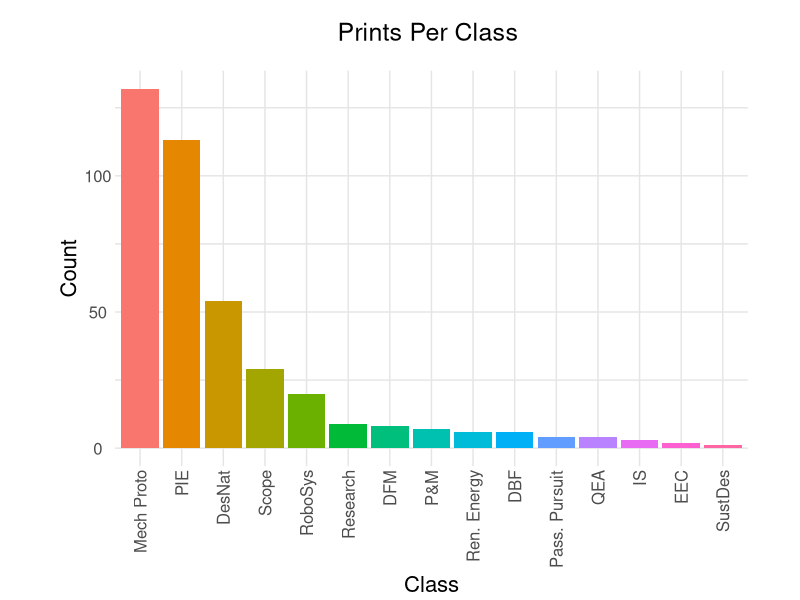
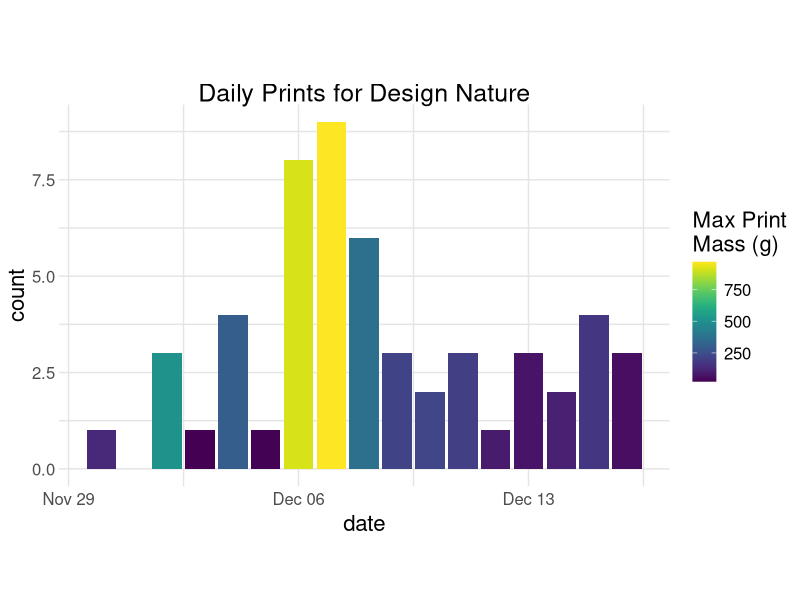
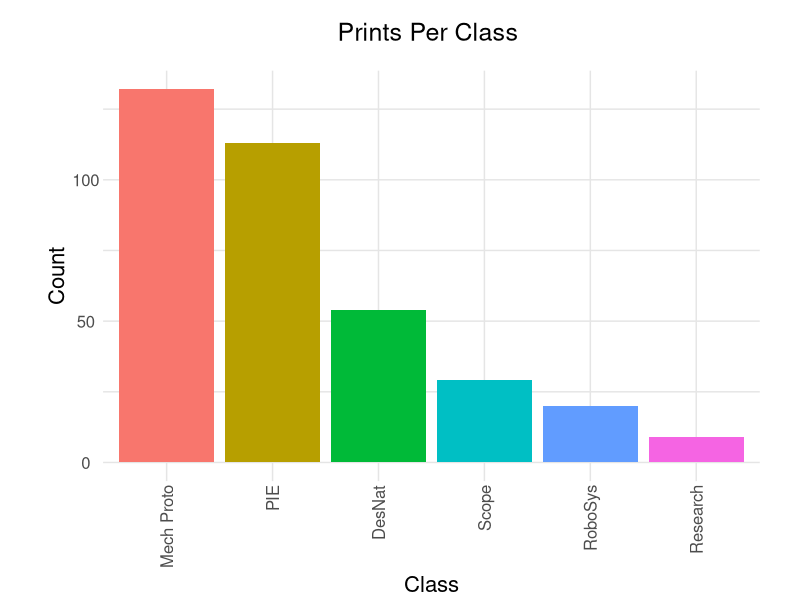
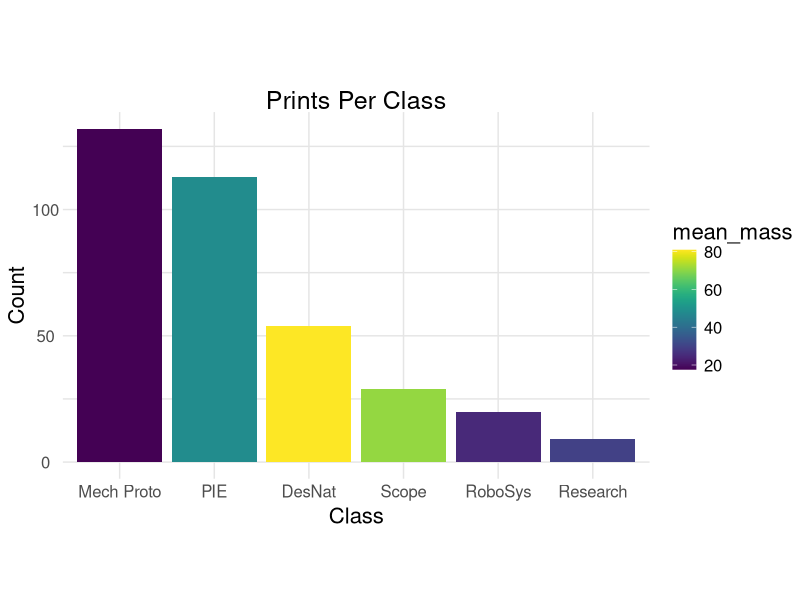
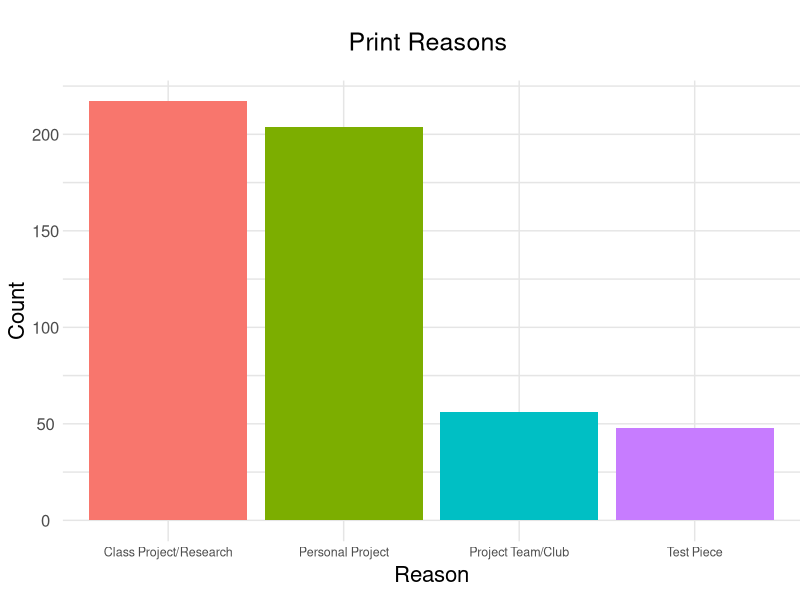
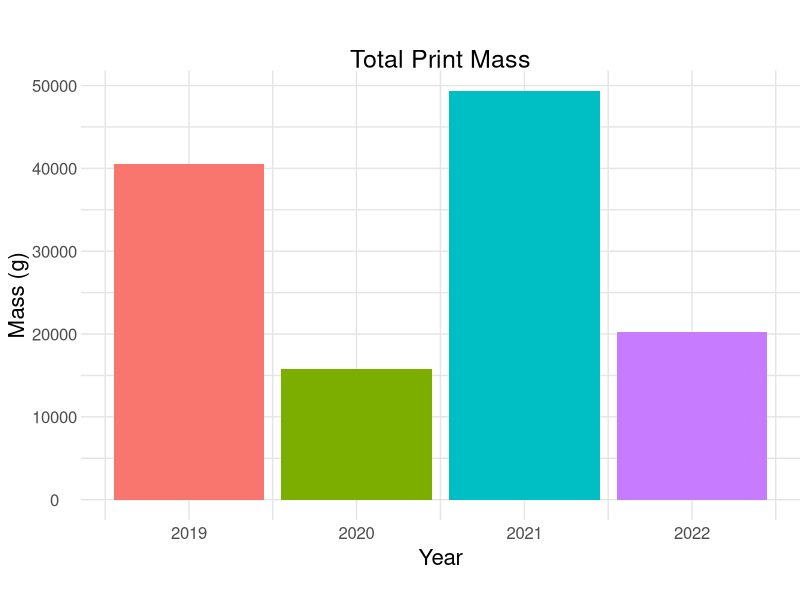
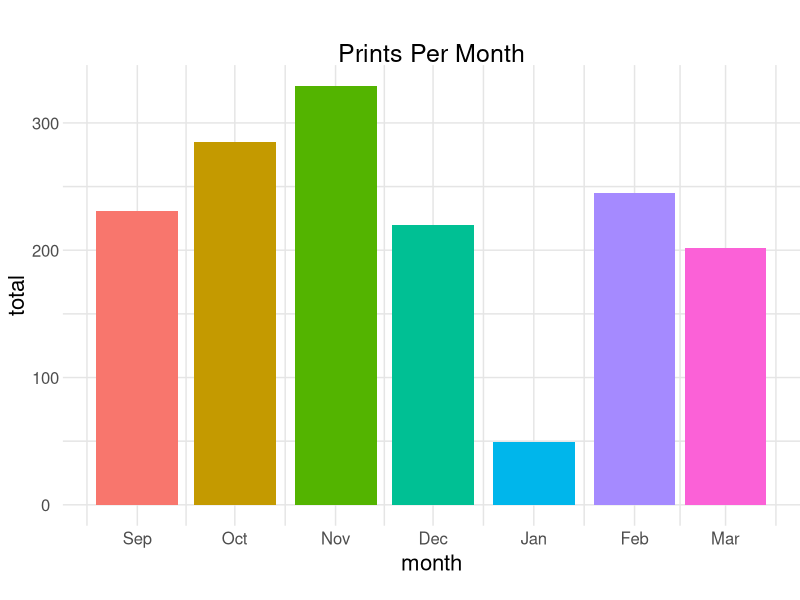
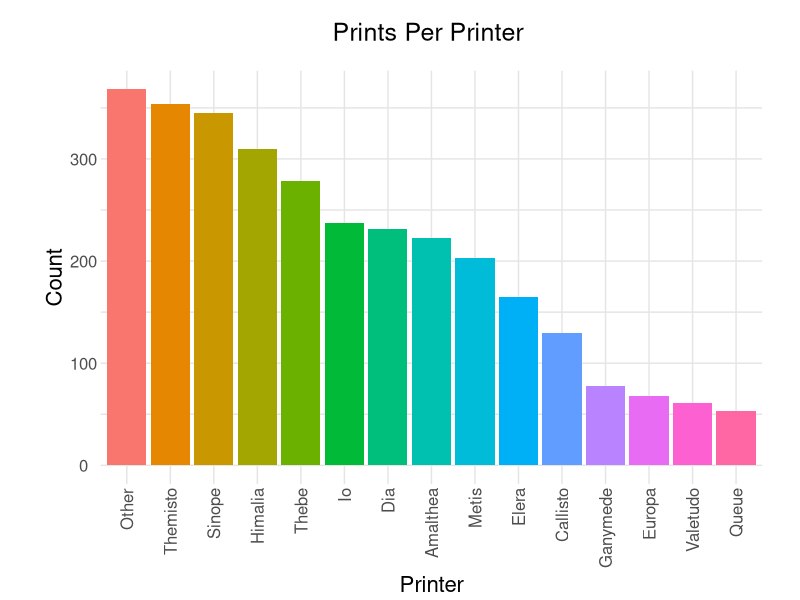

Write R code to recreate these figures, in order.
## ---- chunk 1
knitr::opts_chunk$set(echo = TRUE)
library(tidyverse)
library(lubridate)
library(chron)
library(viridis)
## ---- chunk 2
theme_common <- function() {
  theme_minimal() %+replace%
  theme(
    axis.text.x = element_text(size = 12),
    axis.text.y = element_text(size = 12),
    axis.title.x = element_text(margin = margin(4, 4, 4, 4), size = 16),
    axis.title.y = element_text(margin = margin(4, 4, 4, 4), size = 16, angle = 90),
    legend.title = element_text(size = 16),
    legend.text = element_text(size = 12),
    strip.text.x = element_text(size = 12),
    strip.text.y = element_text(size = 12),
    panel.grid.major = element_line(color = "grey90"),
    panel.grid.minor = element_line(color = "grey90"),
    aspect.ratio = 10/16,
    plot.margin = unit(c(t = +0.5, b = +0, r = +0, l = +0), "cm"),
    plot.title = element_text(size = 18),
    # plot.title.position = "plot",
    plot.subtitle = element_text(size = 16),
    plot.caption = element_text(size = 12)
  )
}
## ---- chunk 3
df_curr_raw <- read_csv(file = "data/3d_curr.csv")
df_old_raw <- read_csv(file = "data/3d_old.csv")
## ---- chunk 4
df_both_raw <-
  bind_rows(df_curr_raw,df_old_raw)


df_both <- 
  df_both_raw %>% 
  mutate(
    print_mass = str_extract(print_mass_grams, "\\d+"), # extract just mass from print mass
    class = tolower(class), #make class lowercase
    printer = tolower(printer)
  ) %>% 
  #separate into date and time
  separate(timestamp, c("date", "time"), sep = " ", remove = FALSE) %>% 
  transform(
    date = as.Date(date),
    time = chron(time = time),
    print_mass = as.numeric(print_mass)
  )

printers <- c("Himalia", "Elera", "Ganymede", "Callisto", "Thebe", "Themisto",
              "Io", "Metis", "Sinope", "Dia", "Europa", "Queue", 
              "Valetudo", "Amalthea", NA)

df_both <-
  df_both %>% 
  mutate (
    printer = str_replace(printer, "hima.*", "Himalia"),
    printer = str_replace(printer, "elar.*", "Elera"),
    printer = str_replace(printer, "gany.*", "Ganymede"),
    printer = str_replace(printer, "themi.*", "Themisto"),
    printer = str_replace(printer, "cal.*", "Callisto"),
    printer = str_replace(printer, "theb.*", "Thebe"),
    printer = str_replace(printer, "io.*", "Io"),
    printer = str_replace(printer, "met.*", "Metis"),
    printer = str_replace(printer, "sin.*", "Sinope"),
    printer = str_replace(printer, "dia.*", "Dia"),
    printer = str_replace(printer, "euro.*", "Europa"),
    printer = str_replace(printer, ".*que.*", "Queue"),
    printer = str_replace(printer, "val.*", "Valetudo"),
    printer = str_replace(printer, ".*thea.*", "Amalthea"),
    printer = ifelse(printer %in% printers, printer, "Other")
  )

#unique(df_curr$class)

# Standardize each class to ensure pie/principles of integrated engineering are the same/pieeeeeee are the same
df_both <-
  df_both %>% 
  mutate (
    class = str_replace(class, "Desnat|desnT|DesNat|dednat|Des Nat|ddesnat|desnat|desNat|Design Nature", "DesNat"),
    class = str_replace(class, "passion.*", "Pass. Pursuit"),
    class = str_replace(class, "pie.*", "PIE"),
    class = str_replace(class, "dfm|.*manufact.*", "DFM"),
    class = str_replace(class, ".*scope.*", "Scope"),
    class = str_replace(class, ".*indep.*|is.*", "IS"),
    class = str_replace(class, ".*renewable.*", "Ren. Energy"),
    class = str_replace(class, ".*eec.*", "EEC"),
    class = str_replace(class, ".*proto.*", "Mech Proto"),
    class = str_replace(class, ".*qea.*", "QEA"),
    class = str_replace(class, ".*research.*|.*lair.*", "Research"),
    class = str_replace(class, ".*market.*|p&.*|p[[:space:]]&.*", "P&M"),
    class = str_replace(class, ".*sust.*", "SustDes"),
    class = str_replace(class, ".*robos.*", "RoboSys"),
    class = str_replace(class, ".*dbf.*|design[[:space:]]bu.*", "DBF"),
    class = factor(
      class,
      levels = c("Pass. Pursuit", "PIE", "DFM", "Scope", "IS", "DesNat", "Ren. Energy", "EEC", "Mech Proto", "QEA", "Research", "P&M", "SustDes", 
        "RoboSys", "DBF")
    ),
   reason_print = str_replace(reason_print, "Class Project", "Class Project/Research"), #combine since Class Project/Research was created in middle of survey
   reason_print = factor(
     reason_print,
     levels = c("Class Project/Research", "Personal Project", "Project Team/Club", "Test Piece")
   )
  )

## ---- chunk 5

#TOTAL PRINTS FOR ALL CLASSES
df_both %>% 
  group_by(class) %>% 
  summarize(
    num_class = length(class)
  ) %>% 
  filter(
    !is.na(class)
  ) %>% 
  mutate(
    class = reorder(class, -num_class)
  ) %>%
  ggplot(aes(x = class, y = num_class, fill = class)) +
  geom_col(show.legend = FALSE) +
  theme_common() +
  theme(axis.text.x = element_text(angle = 90, hjust = 1)) +
  labs(
    title = "Prints Per Class \n",
    x = "Class",
    y = "Count"
  )

#DAILY PRINTS FOR A SPECIFIC CLASS
df_both %>%
  filter(class == "DesNat") %>% #can change to any class
  group_by(date) %>%
  mutate(
    num_per_date = length(date),
    mass_per_date = sum(print_mass, na.rm = TRUE)
  ) %>%
  ggplot(aes(x = date, fill = mass_per_date, group = interaction(date, mass_per_date))) +
  geom_bar() +
  scale_fill_viridis(name = "Max Print \nMass (g)") +
  ggtitle("Daily Prints for Design Nature") +
  theme_common()

#PRINTS PER CLASS
df_both %>% 
  group_by(class) %>% 
  summarize(
    num_class = length(class)
  ) %>% 
  filter(
    !is.na(class)
  ) %>% 
  mutate(
    class = reorder(class, -num_class)
  ) %>%
  top_n(n = 6, num_class) %>% 
  ggplot(aes(x = class, y = num_class, fill = class)) +
  geom_col(show.legend = FALSE) +
  #geom_text(aes(label = num_class), size = 3.5, vjust = -.2, colour = "black") +
  theme_common() +
  theme(axis.text.x = element_text(angle = 90, hjust = 1)) +
  labs(
    title = "Prints Per Class \n",
    x = "Class",
    y = "Count"
  ) 

#PRINTS PER CLASS WITH FILL
df_both %>% 
  group_by(class) %>% 
  summarize(
    num_class = length(class),
    mean_mass = mean(print_mass, na.rm = TRUE)
  ) %>% 
  filter(
    !is.na(class)
  ) %>% 
  top_n(6, num_class) %>% 
  ggplot(aes(x = reorder(class, -num_class), y = num_class, fill = mean_mass)) +
  geom_col() +
  theme(axis.text.x = element_text(angle = 90, hjust = 1)) +
  xlab("Class") +
  ylab("Count") +
  scale_fill_viridis() +
  ggtitle("Prints Per Class") +
  theme_common()
## ---- chunk 6
#REASON FOR PRINT
df_both %>% 
  count(reason_print) %>% 
  filter(!is.na(reason_print)) %>%
  mutate(
    reason_print = reorder(reason_print, -n)
  ) %>%
  ggplot(aes(x = reason_print, y = n, fill = reason_print)) +
  geom_col(show.legend = FALSE) +
  theme_common() +
  # theme(axis.text.x = element_text(angle = 90, hjust = 1)) +
  theme(axis.text.x = element_text(size = 9)) +
  labs(
    title = "Print Reasons \n",
    x = "Reason",
    y = "Count"
  )

#TOTAL MASS PER YEAR
df_both %>% 
  group_by(year = lubridate::floor_date(date, "year")) %>% 
  summarize(
    total = sum(print_mass, na.rm = TRUE)
    #year = factor(year, levels = c("2019-01-01", "2020-01-01", "2021-01-01", "2022-01-01"))
  ) %>% 
  separate(year, c("year1", "year2"), sep = 4:5, remove = FALSE) %>% 
  ggplot(aes(x = year, y = total, fill = year1)) +
  geom_col(show.legend = FALSE) +
  theme_common() +
  xlab("Year") +
  ylab("Mass (g)") +
  ggtitle("Total Print Mass")

#PRINTS PER MONTH
df_both %>% 
  filter(date > as.Date("2021-09-01")) %>% 
  group_by(month = lubridate::floor_date(date, "month")) %>% 
  summarize(
    mean_mass = mean(print_mass, na.rm = TRUE),
    median_mass = median(print_mass, na.rm = TRUE),
    max_mass = max(print_mass, na.rm = TRUE),
    total = length(month)
  ) %>% 
  ggplot(aes(x = month, y = total, fill = factor(month))) +
  geom_col(show.legend = FALSE) +
  theme_common() +
  ggtitle("Prints Per Month") +
    scale_x_date(date_labels="%b",date_breaks  ="1 month")
## ---- chunk 7
df_both %>% 
  group_by(printer) %>% 
  summarize(
    num_printer = length(printer)
  ) %>% 
  filter(
    !is.na(printer)
  ) %>% 
  mutate(
    printer = reorder(printer, -num_printer)
  ) %>%
  ggplot(aes(x = printer, y = num_printer, fill = printer)) +
  geom_col(show.legend = FALSE) +
  theme_common() +
  theme(axis.text.x = element_text(angle = 90, hjust = 1)) +
  labs(
    title = "Prints Per Printer \n",
    x = "Printer",
    y = "Count"
  )
## ---- chunk 8
#PRINTES BY TIME OF DAY
df_both %>%
  mutate(
    time=hms(as.character(time)),
    time = hour(time)
  ) %>%
  group_by(time) %>%
  summarize(
    num_print = length(time)
  ) %>%
  ggplot(aes(x = time, y = num_print)) +
  # geom_histogram(aes(x=time),binwidth = 1)
  # geom_line() +
  # geom_point() +
  geom_ribbon(aes(ymax = num_print, ymin = 0), fill = "#00BFC4") +
  scale_x_continuous(breaks = c(0, 4, 8, 12, 16, 20, 24)) +
  theme_common() +
  # theme(axis.text.x = element_text(angle = 90, hjust = 1)) +
  labs(
    title = "Prints by Time of Day \n",
    x = "Day of Week",
    y = "Count"
  )

#PRINTS BY DAY OF WEEK
df_both %>%
  mutate(
    # day = hms(as.character(time)),
    day = wday(date),
    dayname = wday(date, label = TRUE)
  ) %>%
  group_by(day, dayname) %>%
  summarize(
    num_print = length(day)
  ) %>%
  ggplot(aes(x = day, y = num_print)) +
  # geom_histogram(aes(x=time),binwidth = 1)
  # geom_line() +
  # geom_point() +
  geom_ribbon(aes(ymax = num_print, ymin = 0), fill = "#00BFC4") +
  scale_x_continuous(breaks = c(1,2,3,4,5,6,7),
                     labels = c("Sun", "Mon", "Tue", "Wed", "Thu", "Fri", "Sat")) +
  theme_common() +
  # theme(axis.text.x = element_text(angle = 90, hjust = 1)) +
  labs(
    title = "Prints by Day of Week \n",
    x = "Day of Week",
    y = "Count"
  )

#PRINTS BY MONTH
df_both %>%
  mutate(
    # day = hms(as.character(time)),
    month = month(date),
  ) %>%
  group_by(month) %>%
  summarize(
    num_print = length(month)
  ) %>%
  ggplot(aes(x = month, y = num_print)) +
  # geom_histogram(aes(x=time),binwidth = 1)
  # geom_line() +
  # geom_point() +
  geom_ribbon(aes(ymax = num_print, ymin = 0), fill = "#00BFC4") +
  scale_x_continuous(
    breaks = c(1,2,3,4,5,6,7,8,9,10,11,12),
    labels = c("Jan", "Feb", "Mar", "Apr", "May", "Jun", "Jul", "Aug", "Sep", "Oct", "Nov", "Dec")
  ) +
  theme_common() +
  # theme(axis.text.x = element_text(angle = 90, hjust = 1)) +
  labs(
    title = "Prints by Month \n",
    x = "Month",
    y = "Count"
  )
## ---- chunk 9
# TOTAL MASS PER MONTH
df_both %>% 
  group_by(month = lubridate::floor_date(date, "month")) %>% 
  summarize(mass_per_month = sum(print_mass, na.rm = TRUE)) %>%   
  mutate(
    month_12 = month(month),
    month_12 = factor(
       month_12,
       levels = c("1", "2", "3", "4", "5", "6", "7", "8", "9", "10", "11", "12")
     ) 
  ) %>% 
  ggplot(aes(x = month, y = mass_per_month, fill = month_12)) +
  geom_col() +
  scale_fill_discrete(name = "Month", labels = c("Jan", "Feb", "March", "April", "May", "June", "July", "Aug", "Sept", "Oct", "Nov", "Dec")) +
  theme_common() +
  xlab("Month") +
  ylab("Mass Per Month") +
  ggtitle("Total Mass Per Month")

# MEAN MASS PER MONTH
df_both %>% 
  group_by(month = lubridate::floor_date(date, "month")) %>% 
  summarize(
    mean_mass = mean(print_mass, na.rm = TRUE),
    median_mass = median(print_mass, na.rm = TRUE),
    max_mass = max(print_mass, na.rm = TRUE)
  ) %>% 
   mutate(
    month_12 = month(month),
    month_12 = factor(
       month_12,
       levels = c("1", "2", "3", "4", "5", "6", "7", "8", "9", "10", "11", "12")
     ) 
  ) %>%
  ggplot(aes(x = month, y = mean_mass, fill = month_12)) +
  geom_col() +
  geom_hline(yintercept = 40.1, linetype = "dashed") +
  scale_fill_discrete(name = "Month", labels = c("Jan", "Feb", "March", "April", "May", "June", "July", "Aug", "Sept", "Oct", "Nov", "Dec"))

#MAX MASS PER MONTH
df_both %>% 
  group_by(month = lubridate::floor_date(date, "month")) %>% 
  summarize(
    mean_mass = mean(print_mass, na.rm = TRUE),
    median_mass = median(print_mass, na.rm = TRUE),
    max_mass = max(print_mass, na.rm = TRUE)
  ) %>% 
   mutate(
    month_12 = month(month),
    month_12 = factor(
       month_12,
       levels = c("1", "2", "3", "4", "5", "6", "7", "8", "9", "10", "11", "12")
     ) 
  ) %>%
  ggplot(aes(x = month, y = max_mass, fill = month_12)) +
  geom_col() +
  scale_fill_discrete(name = "Month", labels = c("Jan", "Feb", "March", "April", "May", "June", "July", "Aug", "Sept", "Oct", "Nov", "Dec"))
## ---- chunk 10
#JAN- DEC
df_both %>%
  group_by(date) %>% 
  summarize(
    num_per_date = length(date)
  ) %>%
  complete(date = seq.Date(ymd("2019-01-01"), ymd("2022-12-31"), by="day")) %>%
  # https://blog.exploratory.io/populating-missing-dates-with-complete-and-fill-functions-in-r-and-exploratory-79f2a321e6b5
  mutate(
    num_per_date = ifelse(is.na(num_per_date), 0, num_per_date)
  ) %>%
  mutate(
    # day = hms(as.character(time)),
    day = yday(date),
    year = as.character(year(date))
  ) %>% 
  ggplot(aes(x = day, y = num_per_date, color = year)) +
  geom_line(alpha = 0.2) +
  geom_smooth(method = "loess", span = 0.2, size = 1, se = FALSE) +
  scale_x_continuous(
    breaks = c(1,32,60,91,121,152,182,213,243,274,304,335),
    labels = c("Jan", "Feb", "Mar", "Apr", "May", "Jun", "Jul", "Aug", "Sep", "Oct", "Nov", "Dec")
  ) +
  # geom_segment(aes(date,num_per_date,xend=date,yend=0), size=0.01, alpha = 0.2) +
  # geom_point(alpha = 0.1) +
  theme_common() +
  # theme(axis.text.x = element_text(angle = 90, hjust = 1)) +
  # theme(axis.text.x = element_text(size = 9)) +
  labs(
    title = "Daily Prints by Day of Year \n",
    x = "Date",
    y = "Count"
  )

#SCHOOL YEAR
df_both %>% 
  group_by(date) %>% 
  summarize(
    num_per_date = length(date)
  ) %>%
  complete(date = seq.Date(ymd("2019-01-01"), ymd("2022-12-31"), by="day")) %>%
  # https://blog.exploratory.io/populating-missing-dates-with-complete-and-fill-functions-in-r-and-exploratory-79f2a321e6b5
  mutate(
    num_per_date = ifelse(is.na(num_per_date), 0, num_per_date)
  )  %>% 
  mutate(
    day = yday(date),
    year = as.character(year(date)),
    
    #NOTE I know this is so bad but it works and I don't care
    day = ifelse(lubridate::floor_date(date, "month") == "2019-09-01", day - 243, day),
    day = ifelse(lubridate::floor_date(date, "month") == "2020-09-01", day - 243, day),
    day = ifelse(lubridate::floor_date(date, "month") == "2021-09-01", day - 243, day),
    day = ifelse(lubridate::floor_date(date, "month") == "2022-09-01", day - 243, day),
    
    day = ifelse(lubridate::floor_date(date, "month") == "2019-10-01", day - 243, day),
    day = ifelse(lubridate::floor_date(date, "month") == "2020-10-01", day - 243, day),
    day = ifelse(lubridate::floor_date(date, "month") == "2021-10-01", day - 243, day),
    day = ifelse(lubridate::floor_date(date, "month") == "2022-10-01", day - 243, day),
    
    day = ifelse(lubridate::floor_date(date, "month") == "2019-11-01", day - 243, day),
    day = ifelse(lubridate::floor_date(date, "month") == "2020-11-01", day - 243, day),
    day = ifelse(lubridate::floor_date(date, "month") == "2021-11-01", day - 243, day),
    day = ifelse(lubridate::floor_date(date, "month") == "2022-11-01", day - 243, day),
    
    day = ifelse(lubridate::floor_date(date, "month") == "2019-12-01", day - 243, day),
    day = ifelse(lubridate::floor_date(date, "month") == "2020-12-01", day - 243, day),
    day = ifelse(lubridate::floor_date(date, "month") == "2021-12-01", day - 243, day),
    day = ifelse(lubridate::floor_date(date, "month") == "2022-12-01", day - 243, day),
    
    day = ifelse(lubridate::floor_date(date, "month") == "2019-01-01", day + 122, day),
    day = ifelse(lubridate::floor_date(date, "month") == "2020-01-01", day + 122, day),
    day = ifelse(lubridate::floor_date(date, "month") == "2021-01-01", day + 122, day),
    day = ifelse(lubridate::floor_date(date, "month") == "2022-01-01", day + 122, day),
    
    day = ifelse(lubridate::floor_date(date, "month") == "2019-02-01", day + 122, day),
    day = ifelse(lubridate::floor_date(date, "month") == "2020-02-01", day + 122, day),
    day = ifelse(lubridate::floor_date(date, "month") == "2021-02-01", day + 122, day),
    day = ifelse(lubridate::floor_date(date, "month") == "2022-02-01", day + 122, day),
    
    day = ifelse(lubridate::floor_date(date, "month") == "2019-03-01", day + 122, day),
    day = ifelse(lubridate::floor_date(date, "month") == "2020-03-01", day + 122, day),
    day = ifelse(lubridate::floor_date(date, "month") == "2021-03-01", day + 122, day),
    day = ifelse(lubridate::floor_date(date, "month") == "2022-03-01", day + 122, day),
    
    day = ifelse(lubridate::floor_date(date, "month") == "2019-04-01", day + 122, day),
    day = ifelse(lubridate::floor_date(date, "month") == "2020-04-01", day + 122, day),
    day = ifelse(lubridate::floor_date(date, "month") == "2021-04-01", day + 122, day),
    day = ifelse(lubridate::floor_date(date, "month") == "2022-04-01", day + 122, day),
    
    day = ifelse(lubridate::floor_date(date, "month") == "2019-05-01", day + 122, day),
    day = ifelse(lubridate::floor_date(date, "month") == "2020-05-01", day + 122, day),
    day = ifelse(lubridate::floor_date(date, "month") == "2021-05-01", day + 122, day),
    day = ifelse(lubridate::floor_date(date, "month") == "2022-05-01", day + 122, day),
    
    day = ifelse(lubridate::floor_date(date, "month") == "2019-06-01", day + 122, day),
    day = ifelse(lubridate::floor_date(date, "month") == "2020-06-01", day + 122, day),
    day = ifelse(lubridate::floor_date(date, "month") == "2021-06-01", day + 122, day),
    day = ifelse(lubridate::floor_date(date, "month") == "2022-06-01", day + 122, day),
    
    day = ifelse(lubridate::floor_date(date, "month") == "2019-07-01", day + 122, day),
    day = ifelse(lubridate::floor_date(date, "month") == "2020-07-01", day + 122, day),
    day = ifelse(lubridate::floor_date(date, "month") == "2021-07-01", day + 122, day),
    day = ifelse(lubridate::floor_date(date, "month") == "2022-07-01", day + 122, day),
    
    day = ifelse(lubridate::floor_date(date, "month") == "2019-08-01", day + 122, day),
    day = ifelse(lubridate::floor_date(date, "month") == "2020-08-01", day + 122, day),
    day = ifelse(lubridate::floor_date(date, "month") == "2021-08-01", day + 122, day),
    day = ifelse(lubridate::floor_date(date, "month") == "2022-08-01", day + 122, day),
  ) %>% 
  ggplot(aes(x = day, y = num_per_date, color = year)) +
  geom_line(alpha = 0.2) +
  geom_smooth(method = "loess", span = 0.2, size = 1, se = FALSE) +
  scale_x_continuous(
    breaks = c(1, 31, 62, 92, 123, 154, 182, 213, 243, 274, 304, 335),
    labels = c("Sep", "Oct", "Nov", "Dec", "Jan", "Feb", "Mar", "Apr", "May", "Jun", "Jul", "Aug")
  ) +
  theme_common() +
  labs(
    title = "Daily Prints by Day of Year \n",
    x = "Date",
    y = "Count"
  )
